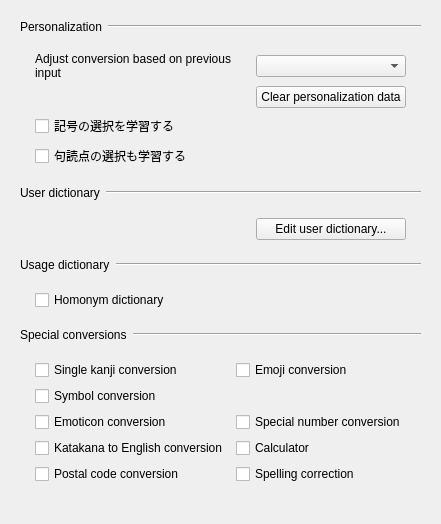
       <widget class="QWidget" name="dictionaryTab">
        <attribute name="title">
         <string>Dictionary</string>
        </attribute>
        <layout class="QVBoxLayout" name="dictionaryTabLayout">
         <property name="spacing">
          <number>0</number>
         </property>
         <item>
          <widget class="QFrame" name="personalizationHeader">
           <property name="frameShape">
            <enum>QFrame::Shape::NoFrame</enum>
           </property>
           <layout class="QHBoxLayout" name="horizontalLayout_8">
            <property name="leftMargin">
             <number>9</number>
            </property>
            <property name="topMargin">
             <number>9</number>
            </property>
            <property name="rightMargin">
             <number>9</number>
            </property>
            <property name="bottomMargin">
             <number>9</number>
            </property>
            <property name="spacing">
             <number>6</number>
            </property>
            <item>
             <widget class="QLabel" name="label">
              <property name="text">
               <string>Personalization</string>
              </property>
             </widget>
            </item>
            <item>
             <widget class="Line" name="line">
              <property name="sizePolicy">
               <sizepolicy hsizetype="MinimumExpanding" vsizetype="Fixed">
                <horstretch>0</horstretch>
                <verstretch>0</verstretch>
               </sizepolicy>
              </property>
              <property name="orientation">
               <enum>Qt::Orientation::Horizontal</enum>
              </property>
             </widget>
            </item>
           </layout>
          </widget>
         </item>
         <item>
          <widget class="QFrame" name="personalizationGroup">
           <property name="frameShape">
            <enum>QFrame::Shape::NoFrame</enum>
           </property>
           <layout class="QGridLayout" name="gridLayout_5">
            <property name="verticalSpacing">
             <number>6</number>
            </property>
            <property name="horizontalSpacing">
             <number>8</number>
            </property>
            <property name="leftMargin">
             <number>24</number>
            </property>
            <property name="topMargin">
             <number>9</number>
            </property>
            <property name="rightMargin">
             <number>24</number>
            </property>
            <property name="bottomMargin">
             <number>9</number>
            </property>
            <item row="2" column="0" colspan="2">
             <widget class="QCheckBox" name="symbolChoiceLearningCheckBox">
              <property name="text">
               <string>記号の選択を学習する</string>
              </property>
              <property name="toolTip">
               <string>ライブ変換・予測で明示的に選んだ記号を次回から優先します。数字・英字キーは対象外です。</string>
              </property>
             </widget>
            </item>
            <item row="3" column="0" colspan="2">
             <widget class="QCheckBox" name="punctuationChoiceLearningCheckBox">
              <property name="text">
               <string>句読点の選択も学習する</string>
              </property>
              <property name="toolTip">
               <string>「、。,.」などの句読点も記号選択学習の対象にします。</string>
              </property>
             </widget>
            </item>
            <item row="1" column="1">
             <widget class="QPushButton" name="clearUserHistoryButton">
              <property name="text">
               <string>Clear personalization data</string>
              </property>
             </widget>
            </item>
            <item row="0" column="0">
             <widget class="QLabel" name="label_7">
              <property name="text">
               <string>Adjust conversion based on previous input</string>
              </property>
              <property name="wordWrap">
               <bool>true</bool>
              </property>
             </widget>
            </item>
            <item row="0" column="1">
             <widget class="QComboBox" name="historyLearningLevelComboBox">
              <property name="minimumSize">
               <size>
                <width>150</width>
                <height>0</height>
               </size>
              </property>
             </widget>
            </item>
            <item row="1" column="0">
             <spacer name="horizontalSpacer_2">
              <property name="orientation">
               <enum>Qt::Orientation::Horizontal</enum>
              </property>
              <property name="sizeHint" stdset="0">
               <size>
                <width>40</width>
                <height>20</height>
               </size>
              </property>
             </spacer>
            </item>
           </layout>
          </widget>
         </item>
         <item>
          <widget class="QFrame" name="userDictionaryHeader">
           <property name="frameShape">
            <enum>QFrame::Shape::NoFrame</enum>
           </property>
           <layout class="QHBoxLayout" name="horizontalLayout_14">
            <property name="leftMargin">
             <number>9</number>
            </property>
            <property name="topMargin">
             <number>9</number>
            </property>
            <property name="rightMargin">
             <number>9</number>
            </property>
            <property name="bottomMargin">
             <number>9</number>
            </property>
            <property name="spacing">
             <number>6</number>
            </property>
            <item>
             <widget class="QLabel" name="label_6">
              <property name="text">
               <string>User dictionary</string>
              </property>
             </widget>
            </item>
            <item>
             <widget class="Line" name="line_6">
              <property name="sizePolicy">
               <sizepolicy hsizetype="MinimumExpanding" vsizetype="Fixed">
                <horstretch>0</horstretch>
                <verstretch>0</verstretch>
               </sizepolicy>
              </property>
              <property name="orientation">
               <enum>Qt::Orientation::Horizontal</enum>
              </property>
             </widget>
            </item>
           </layout>
          </widget>
         </item>
         <item>
          <widget class="QFrame" name="userDictionaryGroup">
           <property name="frameShape">
            <enum>QFrame::Shape::NoFrame</enum>
           </property>
           <layout class="QGridLayout" name="gridLayout_6">
            <property name="verticalSpacing">
             <number>6</number>
            </property>
            <property name="horizontalSpacing">
             <number>8</number>
            </property>
            <property name="leftMargin">
             <number>24</number>
            </property>
            <property name="topMargin">
             <number>9</number>
            </property>
            <property name="rightMargin">
             <number>24</number>
            </property>
            <property name="bottomMargin">
             <number>9</number>
            </property>
            <item row="0" column="1">
             <spacer name="horizontalSpacer">
              <property name="orientation">
               <enum>Qt::Orientation::Horizontal</enum>
              </property>
              <property name="sizeHint" stdset="0">
               <size>
                <width>40</width>
                <height>20</height>
               </size>
              </property>
             </spacer>
            </item>
            <item row="0" column="2">
             <widget class="QPushButton" name="editUserDictionaryButton">
              <property name="sizePolicy">
               <sizepolicy hsizetype="Maximum" vsizetype="Fixed">
                <horstretch>0</horstretch>
                <verstretch>0</verstretch>
               </sizepolicy>
              </property>
              <property name="minimumSize">
               <size>
                <width>150</width>
                <height>0</height>
               </size>
              </property>
              <property name="text">
               <string>Edit user dictionary...</string>
              </property>
             </widget>
            </item>
           </layout>
          </widget>
         </item>
         <item>
          <widget class="QFrame" name="usageDictionaryHeader">
           <property name="frameShape">
            <enum>QFrame::Shape::NoFrame</enum>
           </property>
           <layout class="QHBoxLayout" name="horizontalLayout_24">
            <property name="leftMargin">
             <number>9</number>
            </property>
            <property name="topMargin">
             <number>9</number>
            </property>
            <property name="rightMargin">
             <number>9</number>
            </property>
            <property name="bottomMargin">
             <number>9</number>
            </property>
            <property name="spacing">
             <number>6</number>
            </property>
            <item>
             <widget class="QLabel" name="label_9">
              <property name="text">
               <string>Usage dictionary</string>
              </property>
             </widget>
            </item>
            <item>
             <widget class="Line" name="line_9">
              <property name="sizePolicy">
               <sizepolicy hsizetype="MinimumExpanding" vsizetype="Fixed">
                <horstretch>0</horstretch>
                <verstretch>0</verstretch>
               </sizepolicy>
              </property>
              <property name="orientation">
               <enum>Qt::Orientation::Horizontal</enum>
              </property>
             </widget>
            </item>
           </layout>
          </widget>
         </item>
         <item>
          <widget class="QFrame" name="usageDictionaryGroup">
           <property name="frameShape">
            <enum>QFrame::Shape::NoFrame</enum>
           </property>
           <layout class="QGridLayout" name="gridLayout_12">
            <property name="verticalSpacing">
             <number>6</number>
            </property>
            <property name="horizontalSpacing">
             <number>8</number>
            </property>
            <property name="leftMargin">
             <number>24</number>
            </property>
            <property name="topMargin">
             <number>9</number>
            </property>
            <property name="rightMargin">
             <number>24</number>
            </property>
            <property name="bottomMargin">
             <number>9</number>
            </property>
            <item row="0" column="0">
             <widget class="QCheckBox" name="localUsageDictionaryCheckBox">
              <property name="text">
               <string>Homonym dictionary</string>
              </property>
             </widget>
            </item>
            <item row="0" column="1">
             <spacer name="horizontalSpacer_5">
              <property name="orientation">
               <enum>Qt::Orientation::Horizontal</enum>
              </property>
              <property name="sizeHint" stdset="0">
               <size>
                <width>20</width>
                <height>20</height>
               </size>
              </property>
             </spacer>
            </item>
           </layout>
          </widget>
         </item>
         <item>
          <widget class="QFrame" name="specialConversionsHeader">
           <property name="frameShape">
            <enum>QFrame::Shape::NoFrame</enum>
           </property>
           <layout class="QHBoxLayout" name="horizontalLayout_22">
            <property name="leftMargin">
             <number>9</number>
            </property>
            <property name="topMargin">
             <number>9</number>
            </property>
            <property name="rightMargin">
             <number>9</number>
            </property>
            <property name="bottomMargin">
             <number>9</number>
            </property>
            <property name="spacing">
             <number>6</number>
            </property>
            <item>
             <widget class="QLabel" name="specialConversionLabel">
              <property name="text">
               <string>Special conversions</string>
              </property>
             </widget>
            </item>
            <item>
             <widget class="Line" name="specialConversionLine">
              <property name="sizePolicy">
               <sizepolicy hsizetype="MinimumExpanding" vsizetype="Fixed">
                <horstretch>0</horstretch>
                <verstretch>0</verstretch>
               </sizepolicy>
              </property>
              <property name="orientation">
               <enum>Qt::Orientation::Horizontal</enum>
              </property>
             </widget>
            </item>
           </layout>
          </widget>
         </item>
         <item>
          <widget class="QFrame" name="specialConversionsGroup">
           <property name="frameShape">
            <enum>QFrame::Shape::NoFrame</enum>
           </property>
           <layout class="QGridLayout" name="gridLayout_3">
            <property name="verticalSpacing">
             <number>6</number>
            </property>
            <property name="horizontalSpacing">
             <number>8</number>
            </property>
            <property name="leftMargin">
             <number>24</number>
            </property>
            <property name="topMargin">
             <number>9</number>
            </property>
            <property name="rightMargin">
             <number>24</number>
            </property>
            <property name="bottomMargin">
             <number>9</number>
            </property>
            <item row="0" column="0">
             <widget class="QCheckBox" name="singleKanjiConversionCheckBox">
              <property name="text">
               <string>Single kanji conversion</string>
              </property>
             </widget>
            </item>
            <item row="1" column="0">
             <widget class="QCheckBox" name="symbolConversionCheckBox">
              <property name="text">
               <string>Symbol conversion</string>
              </property>
             </widget>
            </item>
            <item row="2" column="0">
             <widget class="QCheckBox" name="emoticonConversionCheckBox">
              <property name="text">
               <string>Emoticon conversion</string>
              </property>
             </widget>
            </item>
            <item row="3" column="0">
             <widget class="QCheckBox" name="t13nConversionCheckBox">
              <property name="text">
               <string>Katakana to English conversion</string>
              </property>
             </widget>
            </item>
            <item row="4" column="0">
             <widget class="QCheckBox" name="zipcodeConversionCheckBox">
              <property name="text">
               <string>Postal code conversion</string>
              </property>
             </widget>
            </item>
            <item row="4" column="1">
             <widget class="QCheckBox" name="spellingCorrectionCheckBox">
              <property name="text">
               <string>Spelling correction</string>
              </property>
             </widget>
            </item>
            <item row="3" column="1">
             <widget class="QCheckBox" name="calculatorCheckBox">
              <property name="text">
               <string>Calculator</string>
              </property>
             </widget>
            </item>
            <item row="2" column="1">
             <widget class="QCheckBox" name="numberConversionCheckBox">
              <property name="text">
               <string>Special number conversion</string>
              </property>
             </widget>
            </item>
            <item row="0" column="1">
             <widget class="QCheckBox" name="emojiConversionCheckBox">
              <property name="text">
               <string>Emoji conversion</string>
              </property>
             </widget>
            </item>
           </layout>
          </widget>
         </item>
         <item>
          <spacer name="dictionaryTabBottomSpacer">
           <property name="orientation">
            <enum>Qt::Orientation::Vertical</enum>
           </property>
           <property name="sizeHint" stdset="0">
            <size>
             <width>20</width>
             <height>20</height>
            </size>
           </property>
          </spacer>
         </item>
        </layout>
       </widget>
